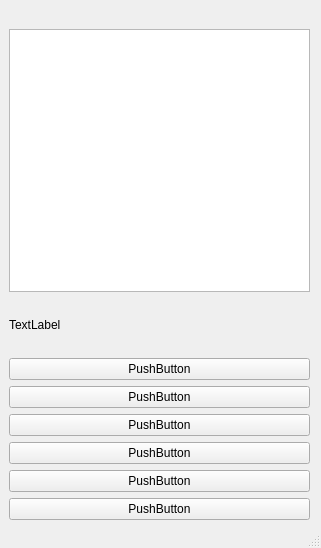
<?xml version="1.0" encoding="UTF-8"?>
<ui version="4.0">
 <class>MainWindow</class>
 <widget class="QMainWindow" name="MainWindow">
  <property name="geometry">
   <rect>
    <x>0</x>
    <y>0</y>
    <width>321</width>
    <height>548</height>
   </rect>
  </property>
  <property name="windowTitle">
   <string>MainWindow</string>
  </property>
  <widget class="QWidget" name="centralwidget">
   <widget class="QWidget" name="verticalLayoutWidget">
    <property name="geometry">
     <rect>
      <x>9</x>
      <y>9</y>
      <width>301</width>
      <height>511</height>
     </rect>
    </property>
    <layout class="QVBoxLayout" name="verticalLayout">
     <item>
      <spacer name="horizontalSpacer_2">
       <property name="orientation">
        <enum>Qt::Horizontal</enum>
       </property>
       <property name="sizeHint" stdset="0">
        <size>
         <width>40</width>
         <height>20</height>
        </size>
       </property>
      </spacer>
     </item>
     <item>
      <widget class="QTextEdit" name="textEdit"/>
     </item>
     <item>
      <spacer name="horizontalSpacer_3">
       <property name="orientation">
        <enum>Qt::Horizontal</enum>
       </property>
       <property name="sizeHint" stdset="0">
        <size>
         <width>40</width>
         <height>20</height>
        </size>
       </property>
      </spacer>
     </item>
     <item>
      <widget class="QLabel" name="label">
       <property name="text">
        <string>TextLabel</string>
       </property>
      </widget>
     </item>
     <item>
      <spacer name="horizontalSpacer">
       <property name="orientation">
        <enum>Qt::Horizontal</enum>
       </property>
       <property name="sizeHint" stdset="0">
        <size>
         <width>40</width>
         <height>20</height>
        </size>
       </property>
      </spacer>
     </item>
     <item>
      <widget class="QPushButton" name="pushButton_4">
       <property name="text">
        <string>PushButton</string>
       </property>
      </widget>
     </item>
     <item>
      <widget class="QPushButton" name="pushButton_5">
       <property name="text">
        <string>PushButton</string>
       </property>
      </widget>
     </item>
     <item>
      <widget class="QPushButton" name="pushButton_3">
       <property name="text">
        <string>PushButton</string>
       </property>
      </widget>
     </item>
     <item>
      <widget class="QPushButton" name="pushButton_2">
       <property name="text">
        <string>PushButton</string>
       </property>
      </widget>
     </item>
     <item>
      <widget class="QPushButton" name="pushButton">
       <property name="text">
        <string>PushButton</string>
       </property>
      </widget>
     </item>
     <item>
      <widget class="QPushButton" name="pushButton_6">
       <property name="text">
        <string>PushButton</string>
       </property>
      </widget>
     </item>
    </layout>
   </widget>
  </widget>
  <widget class="QStatusBar" name="statusbar"/>
 </widget>
 <resources/>
 <connections/>
</ui>
